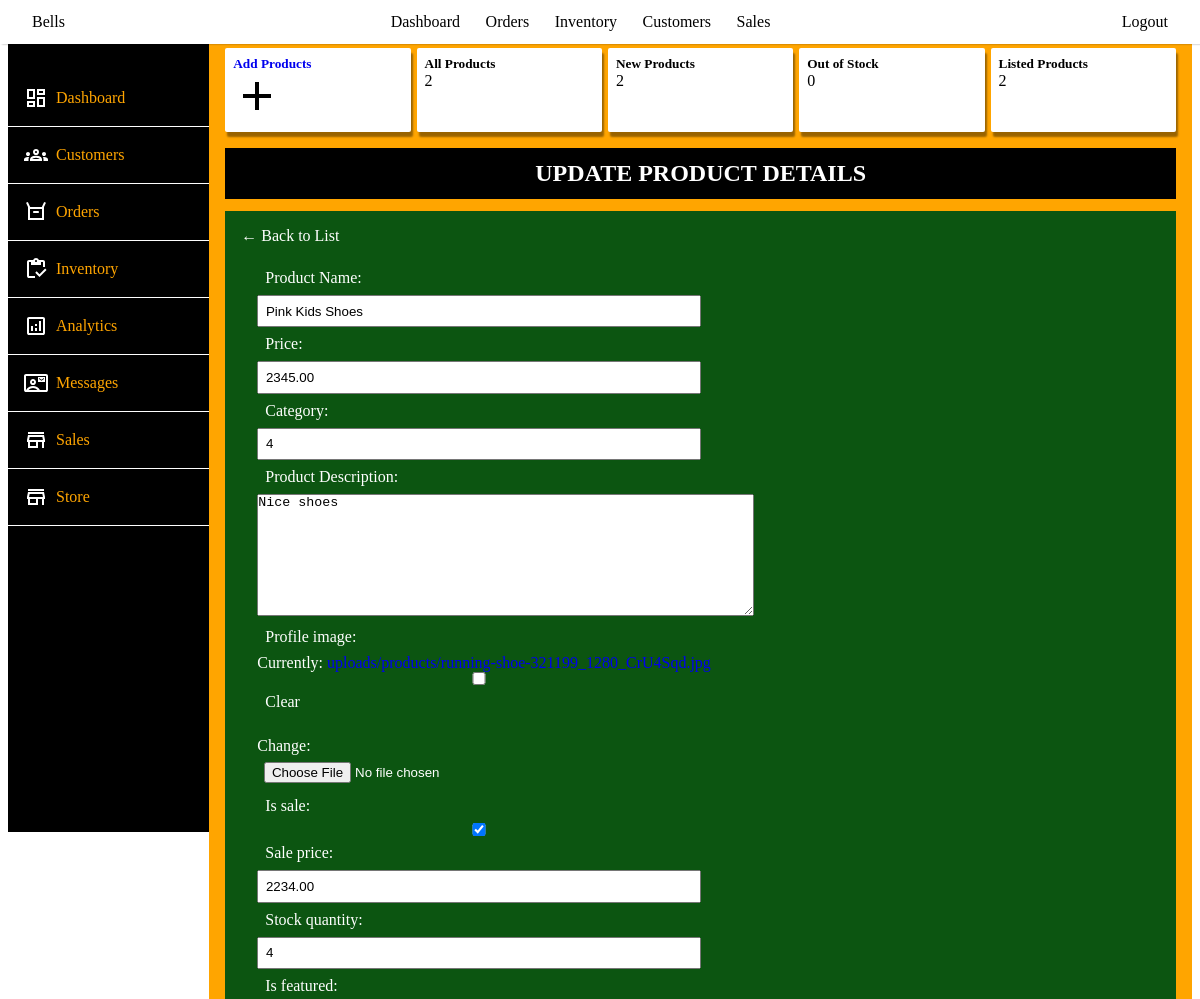
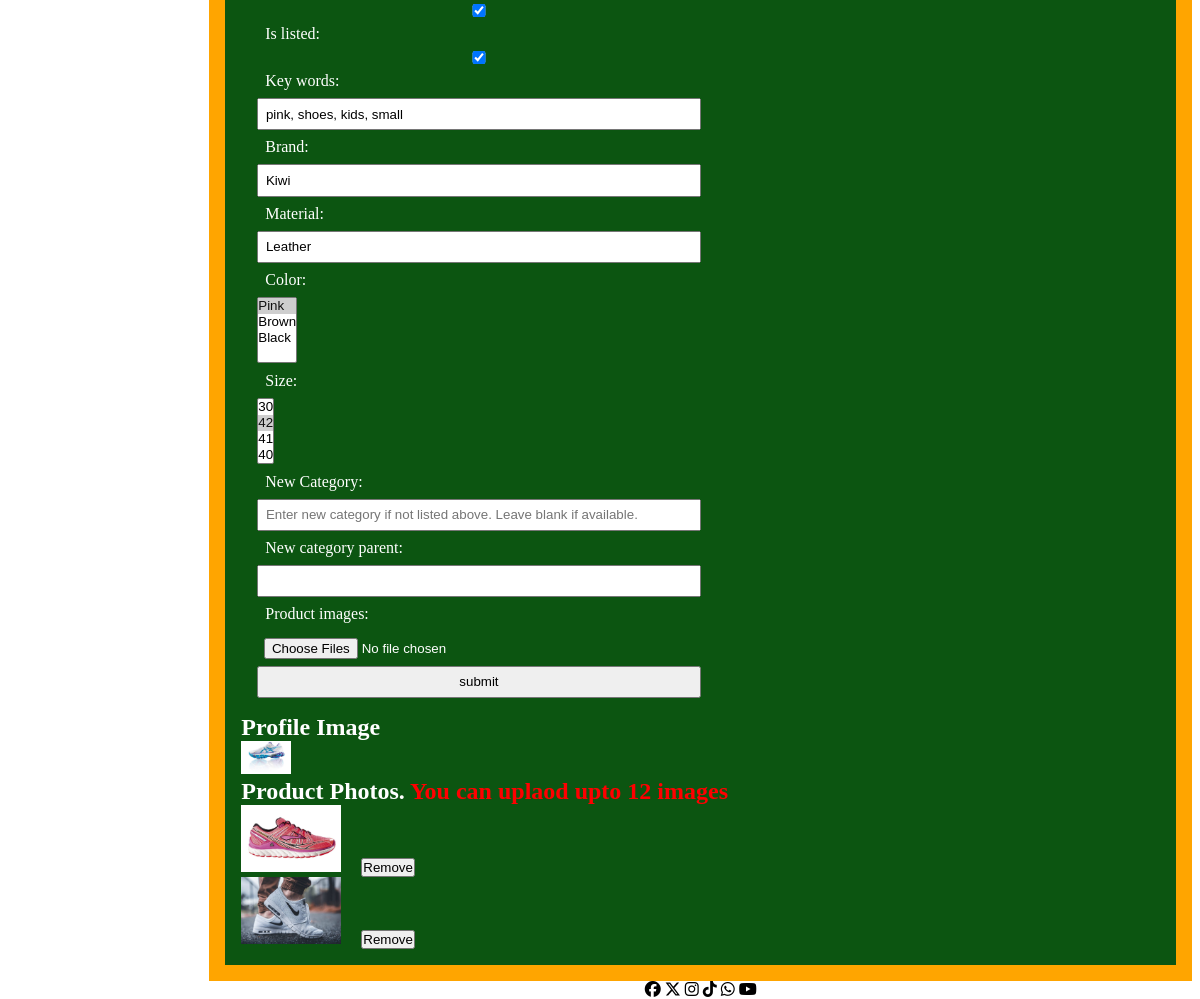
Screenshot of /product_inventory/2 with the database file from the repository (2 pictures, top to bottom).
### store/models.py (models this page shows, shortened)
class Product(models.Model):
    profile_image = models.ImageField(upload_to='uploads/products', null=True, blank=True, default='media/default/product.png')
    name = models.CharField(max_length=255, verbose_name='Product Name')
    price = models.DecimalField(max_digits=12, decimal_places=2)
    description = models.TextField(verbose_name='Product Description', blank=True, null=True)
    is_sale = models.BooleanField(default=False)
    sale_price = models.DecimalField(max_digits=12, decimal_places=2, null=True, blank=True)
    discount = models.DecimalField(default=0, max_digits=9, decimal_places=2, null=True, blank=True)
    percentage_discount = models.DecimalField(default=0, max_digits=5, decimal_places=0, null=True, blank=True)
    created_at = models.DateTimeField(auto_now_add=True)
    is_listed = models.BooleanField(default=True)
    is_featured = models.BooleanField(default=True)
    slug = models.SlugField(unique=True, blank=True)
    key_words = models.CharField(max_length=255)
    stock_quantity = models.IntegerField(default=1)
    brand = models.CharField(max_length=255, blank=True, null=True)
    material = models.CharField(max_length=255, blank=True, null=True)
    category = TreeForeignKey(Category, on_delete=models.CASCADE, related_name='products')
    color = models.ManyToManyField(Color, related_name='products')
    size = models.ManyToManyField(Size, related_name='products')
    @property
    def imageURL(self):
        try:
            url = self.profile_image.url
        except:
            url = ''
        return url

class Color(models.Model):
    color = models.CharField(max_length=100, unique=True)
    def __str__(self):
        return self.color

class Size(models.Model):
    size = models.CharField(max_length=255, unique=True)
    def __str__(self):
        return self.size

class ProductImage(models.Model):
    product = models.ForeignKey(Product, default=None, on_delete=models.CASCADE, related_name='product_images')
    product_images = models.ImageField(upload_to='uploads/products', null=True, blank=True)
    class Meta:
        verbose_name_plural = 'Product Images'
    @property
    def imageURL(self):
        try:
            url = self.product_images.url
        except:
            url = ''
        return url

### admin_portal/views.py (the view)
# urls.py: path('product_inventory/<int:pk>', views.product_inventory, name='product_inventory'),
def product_inventory(request, pk):
    product = get_object_or_404(Product, id=pk)
    products = Product.objects.all()
    product_images = ProductImage.objects.filter(product=product)
    products_count = products.count()
    now = timezone.now()
    new_products_count = products.filter(created_at__gte=now - datetime.timedelta(days=30)).count()
    out_of_stock_count = products.filter(stock_quantity__lte=0).count()
    is_listed_count = products.filter(is_listed=True).count()
    if request.method == 'POST':
        if 'product_form' in request.POST:
            product_form = ProductModelForm(request.POST, request.FILES, instance=product)
            product_image_form = ProductImageForm(request.POST, request.FILES)
            if product_form.is_valid() and product_image_form.is_valid():
                product_form.save()
                images = request.FILES.getlist('product_images')
                for image in images:
                    ProductImage.objects.create(product=product, product_images=image)
                messages.success(request, 'Product and images updated successfully!')
                return redirect('inventory')
            else:
                messages.error(request, 'Please correct the errors below.')
        elif 'delete_image' in request.POST:
            image_id = request.POST.get('image_id')
            image_to_delete = get_object_or_404(ProductImage, id=image_id)
            image_to_delete.delete()
            messages.success(request, 'Image removed successfully!')
            return redirect('product_inventory', pk=pk)
    else:
        product_form = ProductModelForm(instance=product)
        product_image_form = ProductImageForm()
    context = {
        'product': product,
        'product_images': product_images,
        'product_form': product_form,
        'product_image_form': product_image_form,
        'products_count': products_count,
        'new_products_count': new_products_count,
        'out_of_stock_count': out_of_stock_count,
        'is_listed_count': is_listed_count
    }
    return render(request, 'admin_portal/product_inventory.html', context)

### admin_portal/forms.py (shortened to what this page needs)
class ProductImageForm(forms.Form):
    product_images = MultipleFileField()

### cart/context_processors.py (called while the page is built)
def cart(request):
    return {'cart': Cart(request)}

### admin_portal/templates/admin_portal/product_inventory.html (shortened to what this page needs)
{% extends 'admin_portal/base.html' %}
{% block content %}
<div class="container">
    <div class="side-bar">
        <div class="menu-item"> <a href="{% url 'admin_portal' %}"> Dashboard</a></div>
        <div class="menu-item"> <a href="#"> Customers</a></div>
        <div class="menu-item"> <a href="#"> Orders</a></div>
        <div class="menu-item"> <a href="#"> Inventory</a></div>
        <div class="menu-item"> <a href="#"> Analytics</a></div>
        <div class="menu-item"> <a href="#"> Messages</a></div>
        <div class="menu-item"><svg xmlns="http://www.w3.org/2000/svg" height="24" viewBox="0 -960 960 960" width="24"><path d="M160-720v-80h640v80H160Zm0 560v-240h-40v-80l40-200h640l40 200v80h-40v240h-80v-240H560v240H160Zm80-80h240v-160H240v160Zm-38-240h556-556Zm0 0h556l-24-120H226l-24 120Z"/></svg> <a href="#"> Sales </a></div>
        <div class="menu-item"><svg xmlns="http://www.w3.org/2000/svg" height="24" viewBox="0 -960 960 960" width="24"><path d="M160-720v-80h640v80H160Zm0 560v-240h-40v-80l40-200h640l40 200v80h-40v240h-80v-240H560v240H160Zm80-80h240v-160H240v160Zm-38-240h556-556Zm0 0h556l-24-120H226l-24 120Z"/></svg> <a href="{% url 'home' %}"> Store </a></div>
    </div>
    <div class="content">
        <div class="main-content">
            <div class="leading">
                <div class="lead">
                   <a href="{% url 'add_product' %}"> <h5>Add Products</h5>
                    <svg xmlns="http://www.w3.org/2000/svg" height="24" viewBox="0 -960 960 960" width="24"><path d="M440-440H200v-80h240v-240h80v240h240v80H520v240h-80v-240Z"/></svg></a>
                </div>
                <div class="lead">
                    <h5>All Products</h5>
                    <p>{{ products_count }}</p>
                </div>
                <div class="lead">
                    <h5>New Products</h5>
                    <p>{{ new_products_count}}</p>
                </div>
                <div class="lead">
                    <h5>Out of Stock</h5>
                    <p>{{ out_of_stock_count }}</p>
                </div>
                <div class="lead">
                    <h5>Listed Products</h5>
                    <p>{{ is_listed_count }}</p>
                </div>
            </div>
        <section>
            <h1 class="product-inventory-headings">UPDATE PRODUCT DETAILS</h1>
            <div class="product_form">
                <a href="{% url 'inventory' %}" style="color: white;">&larr; Back to List</a>
                <form method="POST" action="{% url 'product_inventory' product.id %}" enctype="multipart/form-data">
                    {{product_form.as_p}}
                    {{ product_image_form.as_p }}
                    <input type="submit" name="product_form" value="submit">
                </form>
                <h2>Profile Image</h2>
                  <img src="{{product.imageURL }}" alt="{{product.name}}" width="50px">
                <h2>Product Photos. <span style="color: red;">You can uplaod upto 12 images</span></h2>
<ul style="list-style: none;">
    {% for image in product_images %}
        <li>
            <img src="{{ image.imageURL }}" alt="{{ product.name }}" width="100">
            <form method="post" style="display:inline;">
                <button type="submit" name="delete_image">Remove</button>
            </form>
        </li>
    {% endfor %}
</ul>
            </div>
        </section>
        </div>
    </div>
    {% include 'admin_portal/footer.html' %}
</div>
</div>
{% endblock content %}

### static/css/admin_portal/admin_portal.css (style rules this page uses)
* { padding: 0; margin: 0; box-sizing: border-box; }
:root { --main-color: orange; --white-color: white; --black-color: black; }
html { font-size: 16px; }
body { min-height: 100vh; width: 100%; background-color: var(--white-color); }
a { text-decoration: none; }
.admin-dashboard .container { min-height: 100vh; width: 100%; margin-bottom: 0; padding: 0 .5em; }
.admin-dashboard .container .side-bar { min-height: 100vh; width: 17%; padding-top: 2.4em; background-color: rgb(0, 0, 0); position: sticky; position: -webkit-sticky; top: 0; z-index: 100; float: left; }
.admin-dashboard .container .side-bar .menu-item { padding: 1em; border-bottom: 1px solid rgb(254, 254, 254); display: flex; align-items: center; }
.admin-dashboard .container .side-bar .menu-item svg { fill: rgb(255, 255, 255); }
.admin-dashboard .container .side-bar a { margin-left: .5em; color: orange; }
.admin-dashboard .container .content { display: flex; width: 83%; margin-top: 2em; justify-content: space-between; min-height: 100vh; margin-left: 17%; }
.admin-dashboard .container .content .main-content { flex: 66%; padding: 1em; background-color: var(--main-color); }
.admin-dashboard .content .main-content .leading { display: flex; justify-content: space-between; width: 100%; margin-bottom: 1em; }
.admin-dashboard .content .main-content .leading .lead { width: 19.5%; background-color: var(--white-color); border-radius: 2px; box-shadow: 2px 5px 2px rgba(0, 0, 0, 0.4); padding: .5em; }
.admin-dashboard .content .main-content .leading .lead svg { height: 3em; width: 3em; }

### static/css/admin_portal/product_form.css (style rules this page uses)
.product-inventory-headings { text-align: center; background-color: rgb(0, 0, 0); color: rgb(255, 255, 255); padding: .5em 0; margin-bottom: .5em; }
.product_form { background-color: rgb(12, 85, 17); color: white; padding: 1em; }
.product_form form { margin: 1em; }
.product_form form input, .product_form form label { padding: .5em; display: block; }
.product_form form input { width: 50%; }

### rows the page displays
Product: name "Pink Kids Shoes", price "2345.00", category "4", description "Nice shoes", is_sale "☑", sale_price "2234.00", stock_quantity "4", is_featured "☑", is_listed "☑", key_words "pink, shoes, kids, small", brand "Kiwi", material "Leather", imageURL (picture)
Color: color "Pink ☑ / Brown / Black"
Size: size "30 / 42 ☑ / 41 / 40"
ProductImage: imageURL (picture)
ProductImage: imageURL (picture)

### other values shown
{{ products_count }} "2"
{{ new_products_count }} "2"
{{ out_of_stock_count }} "0"
{{ is_listed_count }} "2"
